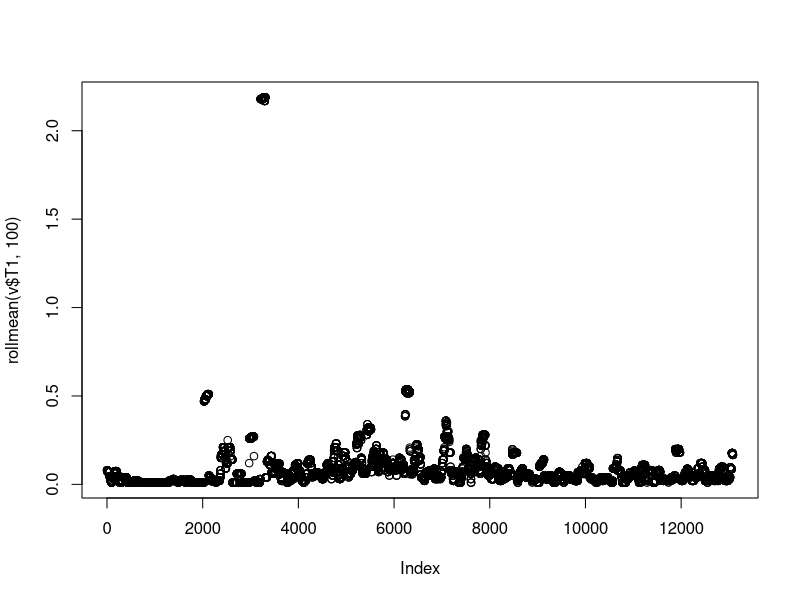
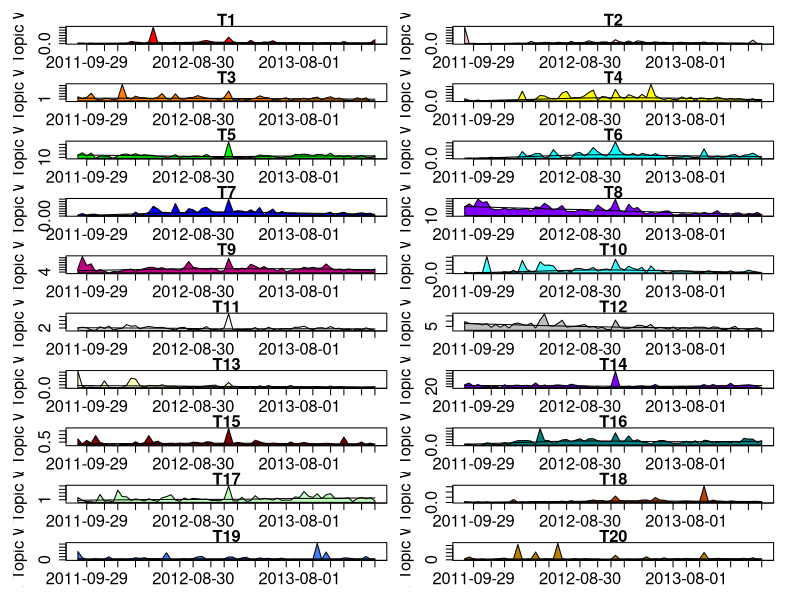

Reproduce these figures in R, in order.
library(zoo)

v<-read.csv("out/document_topic_map.csv", header=T)
vd<-read.csv("out/doc_date.csv", header=T)
length(v$Doc[v$Doc == vd$Doc]) == length(v$Doc)
v$utime = vd$utime
v$date = vd$date
v$day = vd$day

colors <- c(
            "#ff0000",
            "#ffbfbf",
            "#ff8000",
            "#ffff00",
            "#00ff00",
            "#00ffff",
            "#0000ff",
            "#8000ff",
            "#bf0080",
            "#40ffff",
            "#ffffff",
            "#bfbfbf",
            "#ffffbf",
            "#8000ff",
            "#800000",
            "#008080",
            "#bfffbf",
            "#bf4000",
            "#4080ff",
            "#bf8000"
            )



plot(rollmean(v$T1,100))

dateRange <- function(days) {
  days <- as.Date(days)
  as.Date(min(days):max(days))
}

everynth <- function(l , n) {
  l[1:length(l) %% n == 0]
}

avgperday <- function(v,vday,column, minreplace=0) {
  days <- unique(vday)
  x <- sapply(days, function(day) { mean(v[vday==day,column]) })
  x[!is.finite(x)] <- minreplace
  z <- c()
  z$days <- days
  z$x <- x
  z
}
polyplot <- function(l,xlabels=c(),
                     ourTitle = "title",
                     color = "aquamarine",
                     ylabel = "Avg. Topic Weight",
                     xlabel = "Time",
                     borderColor = "black",
                     nlabels = 20) {
  below <- 1
  lx <- c(1:(length(l)))
  xx <- c(lx,rev(lx))
  ml <- min(l)
  maxl <- max(l)
  yy <- c(l, l*0+ml)
  plot(c(),xlim=c(1,length(l)),ylim=c(ml,maxl),xaxt="n",ylab=ylabel,xlab=xlabel,main=ourTitle)
  if (length(l) > nlabels) {
    n <- length(l)
    nlx <- round(lx*(n/nlabels))
    axis(below, nlx, xlabels[nlx])
  } else {
    axis(below, lx, xlabels)
  }
  #polygon(xx,yy,col="aquamarine",border="darkgreen",lty=2)
  polygon(xx,yy,col=color,border=borderColor,lty=1)  
}


topics <- names(v)[2:21]


svg("Everything.svg",width=17,height=22)
par(mfrow=c(10,2))
par(oma=c(1,1,1,1))
par(mar=c(2,4,1,1))
par(cex.lab=1.5, cex.axis=1.5, cex.main=1.5, cex.sub=1.5)
sapply(c(1:20), function(topic) {
    ttopic = paste(c("T",topic),collapse="",sep="")
    file <- paste(c(ttopic, ".svg"),collapse="",sep="")
    #svg(file,width=8.5,height=4)
    n <- 14
    ldays <- everynth(dateRange(v$day),n)
    v$dd <- as.Date(v$day)
    f <- mean
    vals <- sapply(ldays, function(day) { f(v[v$dd >= as.Date(day) & v$dd < as.Date(day)+n, ttopic]) })
    polyplot(vals, ldays, ourTitle = ttopic, color=colors[topic])
    lines(lowess(vals))
    #dev.off()
})
dev.off()
